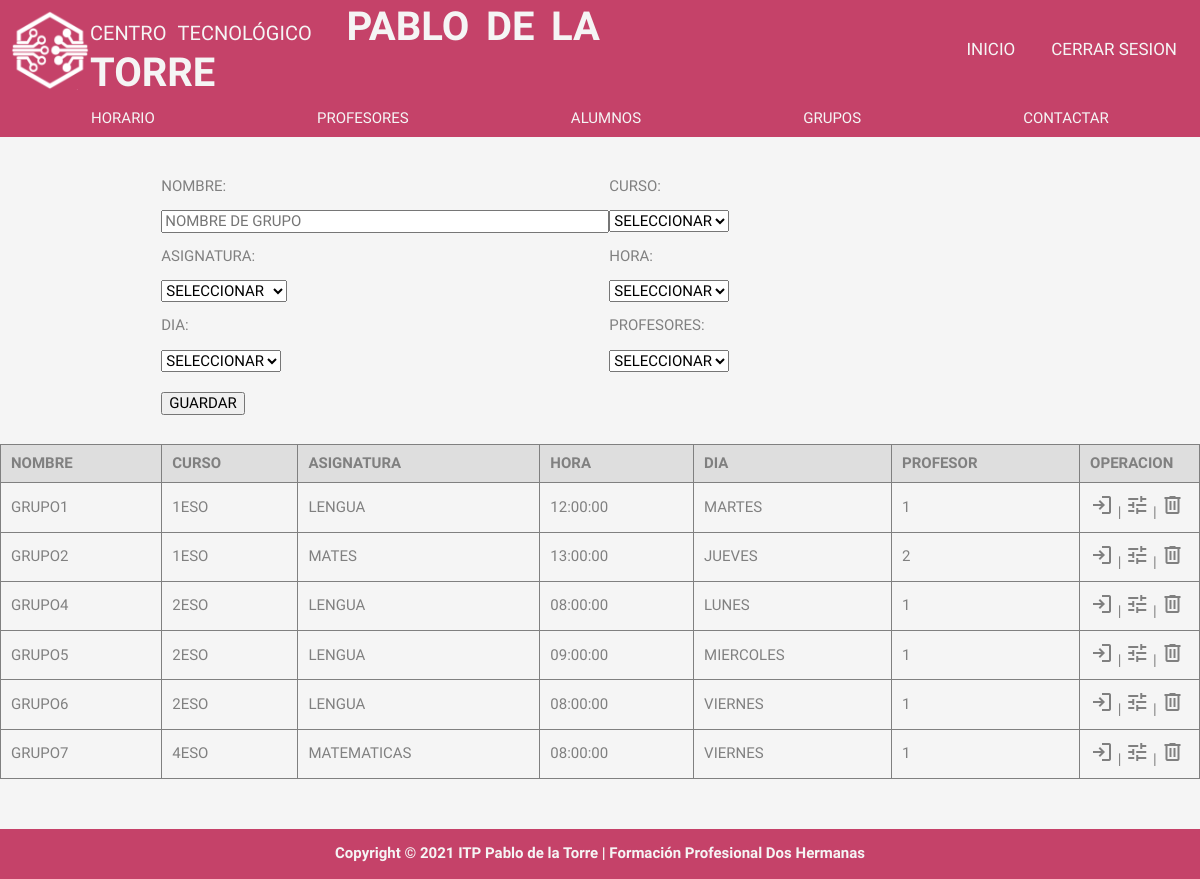
Page /php/grupos/grupos.php on the committed database.
### tables this page shows
create table grupos(
    nombre varchar(25) primary key not null ,
    curso varchar(25) not null,
    asignatura varchar(25) not null,
    hora time not null ,
    dia varchar(25) not null,
    id_profesores int,
    foreign key (id_profesores) references profesores (id) on delete set null on update cascade
);

### php/grupos/grupos.php (the view, shortened to what this page needs)
<!DOCTYPE html>
<html lang="es">
<head>
    <link href="../../css/normalize.css" rel="stylesheet">
    <link href="../../css/cabecera.css" rel="stylesheet">
    <link href="../../css/grupos.css" rel="stylesheet">
</head>
<body>
<?php
include "../cabecera_sesion.php";
include "../conexion.php";
?>
<main>
    <div class="cajablanca">
    </div>
    <div class="wrap">
        <div class="submenu">
            <a href="../horarios/horarios.php">HORARIO</a>
            <a href="../profesores/profesores.php">PROFESORES</a>
            <a href="../alumnos/alumnos.php">ALUMNOS</a>
            <a href="grupos.php">GRUPOS</a>
            <a href="../contactar/contactar.php">CONTACTAR</a>
        </div>
    </div>
    <div class="contenedor_intro_grupos">
        <form class="formulario" action="introducir_grupo.php" method="post">
            <fieldset class="rellenar">
                <div class="nombre">
                    <p>NOMBRE:</p>
                    <input type="text" name="nombre" placeholder="NOMBRE DE GRUPO" required="required" size="45">
                </div>
                <div class="curso">
                    <p>CURSO:</p>
                    <select name="curso">
                        <option value="seleccionar">SELECCIONAR</option>
                    </select>
                </div>
                <div class="asignatura">
                    <p>ASIGNATURA:</p>
                    <select name="asignatura">
                        <option value="seleccionar">SELECCIONAR</option>
                    </select>
                </div>
                <div class="hora">
                    <p>HORA:</p>
                    <select name="hora">
                        <option value="seleccionar">SELECCIONAR</option>
                    </select>
                </div>
                <div class="dia">
                    <p>DIA:</p>
                    <select name="dia">
                        <option value="seleccionar">SELECCIONAR</option>
                    </select>
                </div>
                <div class="profesores">
                    <p>PROFESORES:</p>
                    <select name="profesores" >
                        <option value="seleccionar"> SELECCIONAR </option>
                    </select>
                </div>
                <div class="button_guardar">
                    <button type="submit" name="guardar">GUARDAR</button>
                </div>
            </fieldset>
        </form>
    </div>
    <table>
        <tr>
            <th class="cabecera_tabla">NOMBRE</th>
            <th class="cabecera_tabla">CURSO</th>
            <th class="cabecera_tabla">ASIGNATURA</th>
            <th class="cabecera_tabla">HORA</th>
            <th class="cabecera_tabla">DIA</th>
            <th class="cabecera_tabla">PROFESOR</th>
            <th class="cabecera_tabla">OPERACION</th>
        </tr>
        <?php
        $consulta2 = "select * from grupos";
        $resultado2 = mysqli_query($conex,$consulta2);
        while($row=mysqli_fetch_assoc($resultado2)) { ?>
            <tr>
                <th class="calcetin"><?php echo $row["nombre"];?></th>
                <th class="calcetin"><?php echo $row["curso"];?></th>
                <th class="calcetin"><?php echo $row["asignatura"];?></th>
                <th class="calcetin"><?php echo $row["hora"];?></th>
                <th class="calcetin"><?php echo $row["dia"];?></th>
                <th class="calcetin"><?php echo $row["id_profesores"];?></th>
                <th><a class="vinculo" href="#?nombre=<?php echo $row["nombre"];?>" ><span class="material-symbols-outlined">login</span> | </a><a class="vinculo" href="#?nombre=<?php echo $row["nombre"];?>" ><span class="material-symbols-outlined">tune</span> | </a><a class="vinculo" href="eliminar_grupo.php?nombre=<?php echo $row["nombre"];?>"><span class="material-symbols-outlined">delete</span></a></th>
            </tr>
        <?php } mysqli_free_result($resultado2); ?>
    </table>
    <div class="cajablanca">
    </div>
</main>
</body>
<footer>
    <div class="pie_corto">
        <p>Copyright © 2021 ITP Pablo de la Torre | Formación Profesional Dos Hermanas</p>
    </div>
</footer>
</html>

### php/cabecera_sesion.php
<header>
    <div class="barra_superior">
        <div class="logo">
            <img src="../../imagenes/logo.png" alt="LOGO" width="80" height="80">
            <h1>CENTRO TECNOLÓGICO &nbsp <span> PABLO DE LA TORRE </span> </h1>
        </div>
        <nav class="menu">
            <a href="../sesion.php">INICIO</a>
            <a href="acceder.php">CERRAR SESION</a>
        </nav>
    </div>
</header>

### css/cabecera.css (style rules this page uses)
:root { --red: #b66f84; --gris:#DFD8CA; }
html { font-size: 62.5%; box-sizing:border-box; }
* { box-sizing: inherit; }
body { font-family: 'Open Sans Condensed', sans-serif; font-size: 2rem; font-weight: 100; text-align: justify; overflow-x: hidden; background-color: whitesmoke; color: grey; }
.cajablanca { height: 100px; }
.barra_superior { position: fixed; z-index: 1; width: 100%; height: 100px; background: rgba(185, 22, 70, 0.8); display: flex; justify-content: space-between; align-items: center; }
.logo { display: flex; align-items: center; width: 50%; height: 90px; justify-content: left; padding-left: 10px; }
.logo h1 { font-size: 2rem; color: whitesmoke; font-weight: 100; }
.logo h1 span { font-size: 40px; font-weight: 900; color: whitesmoke; }
.menu { display: flex; width: 50%; justify-content: flex-end; height: 90px; align-items: center; padding-right: 15px; gap: 2rem; }
.menu a { list-style: none; color: whitesmoke; text-decoration: none; padding: 8px; font-size: 1.7rem; transition: 0.3s; border-radius: 5px; position: relative; }
.menu a:before { position: absolute; content: ''; left:0; bottom: 0; height: 2px; width: 100%; background: whitesmoke; transform: scaleX(0); transform-origin: right; transition: transform .4s linear; }
.pie_corto { position: absolute; bottom: 0; display: flex; color: whitesmoke; width: 100%; height: 50px; background-color: rgba(185, 22, 70, 0.8); }
.pie_corto p { justify-content: center; margin: auto; font-weight: 900; }

### css/grupos.css (style rules this page uses)
:root { --red:#b91646; --gris:#DFD8CA; }
.material-symbols-outlined { color: grey; }
html { box-sizing:border-box; font-size: 62.5%; }
* { font-family: 'Open Sans Condensed', sans-serif; }
body { font-family: 'Open Sans Condensed', sans-serif; font-size: 1.5rem; text-align: justify; overflow-x: hidden; color: grey; }
.cajablanca { height: 100px; }
.wrap { display: flex; flex-direction: column; }
.submenu { display: flex; justify-content: center; background: rgba(185, 22, 70, 0.8); width: 100%; margin: auto; padding: 0; justify-content: space-around; padding: 10px; }
.submenu a { list-style: none; text-decoration: none; color: whitesmoke; }
.cabecera_tabla { font-weight: 900; background: #dedede; }
.vinculo { color: grey; text-decoration: none; list-style: none; }
table { margin: auto; width: 100%; border-collapse: collapse; }
table, th, tr { padding: 10px; border: solid 1px grey; color: grey; font-weight: 100; }
table th:last-child { width: 10%; }
.calcetin { text-align: left; text-transform: uppercase; }
.rellenar { display: grid; width: 75%; grid-template-columns: repeat(2, 1fr); margin: 20px auto; }
fieldset { border: 0px; }
.rellenar .button_guardar { margin-top:20px }

### rows in the picture
grupos: nombre "GRUPO1", curso "1ESO", asignatura "LENGUA", hora "12:00:00", dia "MARTES", id_profesores "1"
grupos: nombre "GRUPO2", curso "1ESO", asignatura "MATES", hora "13:00:00", dia "JUEVES", id_profesores "2"
grupos: nombre "GRUPO4", curso "2ESO", asignatura "LENGUA", hora "08:00:00", dia "LUNES", id_profesores "1"
grupos: nombre "GRUPO5", curso "2ESO", asignatura "LENGUA", hora "09:00:00", dia "MIERCOLES", id_profesores "1"
grupos: nombre "GRUPO6", curso "2ESO", asignatura "LENGUA", hora "08:00:00", dia "VIERNES", id_profesores "1"
grupos: nombre "GRUPO7", curso "4ESO", asignatura "MATEMATICAS", hora "08:00:00", dia "VIERNES", id_profesores "1"
